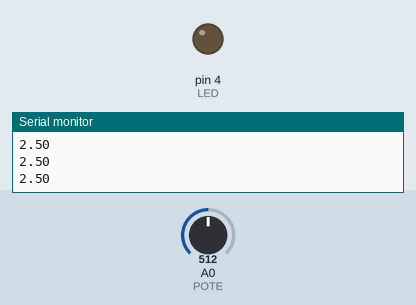
This sketch was run on a simulated Arduino Uno, built with avr-gcc and run on an emulated ATmega328P. Parts: output pins drawn as LEDs (lit = HIGH), the last lines printed to the serial monitor. Inputs (shaded band) come from the test bench; at power-on: A0 (POTE) = 512.

Above: at 1.2 s.
1.3 s: A0 (POTE) set to 700
2.8 s: A0 (POTE) set to 731
At 3.7 s:
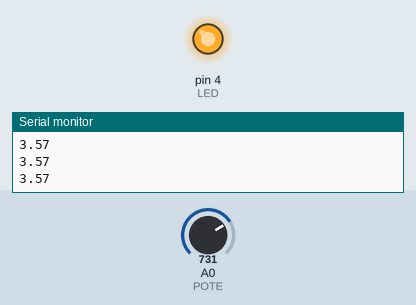
4.3 s: A0 (POTE) set to 520
5.8 s: A0 (POTE) set to 498
At 7.0 s:
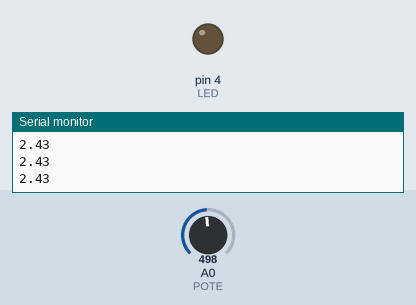
7.3 s: A0 (POTE) set to 900
At 8.3 s:
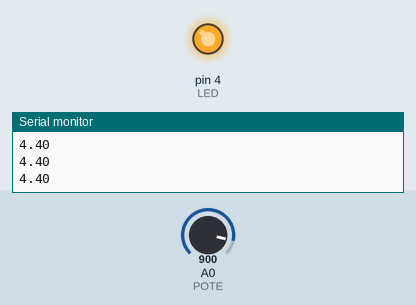
Timing chart, 0 to 9.8 s (numbered marks = the images above; inputs shaded):
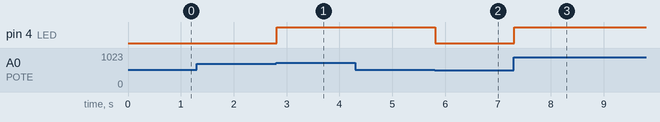

Measured:
- the behaviour switches between 716 and 717 on A0 (POTE) (found by bisection; images 0 and 1)
- the behaviour switches between 512 and 511 on A0 (POTE) (found by bisection; images 1 and 2)
- after the input at 2.8 s, pin 4 (LED): LOW → HIGH at once
- after the input at 5.8 s, pin 4 (LED): HIGH → LOW at once
- after the input at 7.3 s, pin 4 (LED): LOW → HIGH at once

The sketch:

Histeresis.ino
```cpp
#define POTE A0
#define LED 4

void setup()
{
  Serial.begin(9600);

  pinMode(POTE, INPUT);
  pinMode(LED, OUTPUT);
}

void loop()
{
  float lecturaAnalog;
  float tension;

  lecturaAnalog = analogRead(POTE);

  tension = lecturaAnalog * 5 / 1023;
  Serial.println(tension);

  if (tension > 3.5)
  {
    digitalWrite(LED, HIGH);
  }

  if (tension < 2.5)
  {
    digitalWrite(LED, LOW);
  }
}
```
